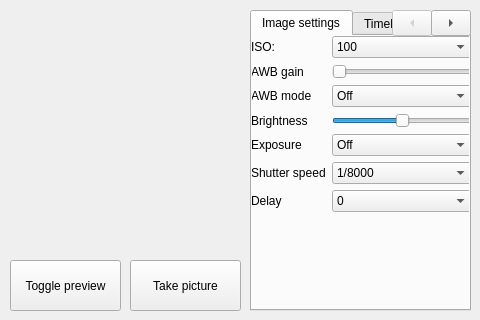
<?xml version="1.0" encoding="UTF-8"?>
<ui version="4.0">
 <class>MainWindow</class>
 <widget class="QMainWindow" name="MainWindow">
  <property name="geometry">
   <rect>
    <x>0</x>
    <y>0</y>
    <width>480</width>
    <height>320</height>
   </rect>
  </property>
  <property name="windowTitle">
   <string>MainWindow</string>
  </property>
  <widget class="QWidget" name="centralwidget">
   <widget class="QPushButton" name="btnShutter">
    <property name="geometry">
     <rect>
      <x>130</x>
      <y>260</y>
      <width>111</width>
      <height>51</height>
     </rect>
    </property>
    <property name="text">
     <string>Take picture</string>
    </property>
   </widget>
   <widget class="QPushButton" name="btnTogglePreview">
    <property name="geometry">
     <rect>
      <x>10</x>
      <y>260</y>
      <width>111</width>
      <height>51</height>
     </rect>
    </property>
    <property name="text">
     <string>Toggle preview</string>
    </property>
   </widget>
   <widget class="QTabWidget" name="tabWidget">
    <property name="geometry">
     <rect>
      <x>250</x>
      <y>10</y>
      <width>221</width>
      <height>301</height>
     </rect>
    </property>
    <property name="styleSheet">
     <string notr="true">QTabBar::scroller {width: 80px;}</string>
    </property>
    <property name="currentIndex">
     <number>0</number>
    </property>
    <property name="iconSize">
     <size>
      <width>16</width>
      <height>16</height>
     </size>
    </property>
    <property name="usesScrollButtons">
     <bool>true</bool>
    </property>
    <widget class="QWidget" name="tab_3">
     <attribute name="title">
      <string>Image settings</string>
     </attribute>
     <widget class="QWidget" name="formLayoutWidget">
      <property name="geometry">
       <rect>
        <x>-1</x>
        <y>0</y>
        <width>221</width>
        <height>271</height>
       </rect>
      </property>
      <layout class="QFormLayout" name="formLayout">
       <item row="0" column="0">
        <widget class="QLabel" name="label">
         <property name="text">
          <string>ISO:</string>
         </property>
        </widget>
       </item>
       <item row="0" column="1">
        <widget class="QComboBox" name="comboboxIso">
         <item>
          <property name="text">
           <string>100</string>
          </property>
         </item>
         <item>
          <property name="text">
           <string>200</string>
          </property>
         </item>
         <item>
          <property name="text">
           <string>320</string>
          </property>
         </item>
         <item>
          <property name="text">
           <string>400</string>
          </property>
         </item>
         <item>
          <property name="text">
           <string>500</string>
          </property>
         </item>
         <item>
          <property name="text">
           <string>640</string>
          </property>
         </item>
         <item>
          <property name="text">
           <string>800</string>
          </property>
         </item>
        </widget>
       </item>
       <item row="2" column="0">
        <widget class="QLabel" name="label_6">
         <property name="text">
          <string>AWB mode</string>
         </property>
        </widget>
       </item>
       <item row="3" column="0">
        <widget class="QLabel" name="label_3">
         <property name="text">
          <string>Brightness</string>
         </property>
        </widget>
       </item>
       <item row="4" column="0">
        <widget class="QLabel" name="label_8">
         <property name="text">
          <string>Exposure</string>
         </property>
        </widget>
       </item>
       <item row="5" column="0">
        <widget class="QLabel" name="label_2">
         <property name="text">
          <string>Shutter speed</string>
         </property>
        </widget>
       </item>
       <item row="5" column="1">
        <widget class="QComboBox" name="comboboxShutterSpeed">
         <item>
          <property name="text">
           <string>1/8000</string>
          </property>
         </item>
         <item>
          <property name="text">
           <string>1/4000</string>
          </property>
         </item>
         <item>
          <property name="text">
           <string>1/2000</string>
          </property>
         </item>
         <item>
          <property name="text">
           <string>1/1000</string>
          </property>
         </item>
         <item>
          <property name="text">
           <string>1/500</string>
          </property>
         </item>
         <item>
          <property name="text">
           <string>1/250</string>
          </property>
         </item>
         <item>
          <property name="text">
           <string>1/125</string>
          </property>
         </item>
         <item>
          <property name="text">
           <string>1/60</string>
          </property>
         </item>
         <item>
          <property name="text">
           <string>1/30</string>
          </property>
         </item>
         <item>
          <property name="text">
           <string>1/15</string>
          </property>
         </item>
         <item>
          <property name="text">
           <string>1/8</string>
          </property>
         </item>
         <item>
          <property name="text">
           <string>1/4</string>
          </property>
         </item>
         <item>
          <property name="text">
           <string>0.5</string>
          </property>
         </item>
         <item>
          <property name="text">
           <string>1</string>
          </property>
         </item>
         <item>
          <property name="text">
           <string>2</string>
          </property>
         </item>
         <item>
          <property name="text">
           <string>4</string>
          </property>
         </item>
         <item>
          <property name="text">
           <string>8</string>
          </property>
         </item>
         <item>
          <property name="text">
           <string>15</string>
          </property>
         </item>
         <item>
          <property name="text">
           <string>30</string>
          </property>
         </item>
        </widget>
       </item>
       <item row="6" column="0">
        <widget class="QLabel" name="label_12">
         <property name="text">
          <string>Delay</string>
         </property>
        </widget>
       </item>
       <item row="6" column="1">
        <widget class="QComboBox" name="comboboxDelay">
         <item>
          <property name="text">
           <string>0</string>
          </property>
         </item>
         <item>
          <property name="text">
           <string>2</string>
          </property>
         </item>
         <item>
          <property name="text">
           <string>10</string>
          </property>
         </item>
        </widget>
       </item>
       <item row="2" column="1">
        <widget class="QComboBox" name="comboboxAwbMode">
         <item>
          <property name="text">
           <string>Off</string>
          </property>
         </item>
         <item>
          <property name="text">
           <string>Auto</string>
          </property>
         </item>
         <item>
          <property name="text">
           <string>Sunlight</string>
          </property>
         </item>
         <item>
          <property name="text">
           <string>Cloudy</string>
          </property>
         </item>
         <item>
          <property name="text">
           <string>Shade</string>
          </property>
         </item>
         <item>
          <property name="text">
           <string>Tungsten</string>
          </property>
         </item>
         <item>
          <property name="text">
           <string>Fluorescent</string>
          </property>
         </item>
         <item>
          <property name="text">
           <string>Incandescent</string>
          </property>
         </item>
         <item>
          <property name="text">
           <string>Flash</string>
          </property>
         </item>
         <item>
          <property name="text">
           <string>Horizon</string>
          </property>
         </item>
        </widget>
       </item>
       <item row="1" column="0">
        <widget class="QLabel" name="label_14">
         <property name="text">
          <string>AWB gain</string>
         </property>
        </widget>
       </item>
       <item row="1" column="1">
        <widget class="QSlider" name="sliderAwbGain">
         <property name="maximum">
          <number>80</number>
         </property>
         <property name="orientation">
          <enum>Qt::Horizontal</enum>
         </property>
         <property name="tickPosition">
          <enum>QSlider::NoTicks</enum>
         </property>
         <property name="tickInterval">
          <number>0</number>
         </property>
        </widget>
       </item>
       <item row="3" column="1">
        <widget class="QSlider" name="sliderBrightness">
         <property name="value">
          <number>50</number>
         </property>
         <property name="orientation">
          <enum>Qt::Horizontal</enum>
         </property>
        </widget>
       </item>
       <item row="4" column="1">
        <widget class="QComboBox" name="comboboxExposure">
         <item>
          <property name="text">
           <string>Off</string>
          </property>
         </item>
         <item>
          <property name="text">
           <string>Auto</string>
          </property>
         </item>
         <item>
          <property name="text">
           <string>Night</string>
          </property>
         </item>
         <item>
          <property name="text">
           <string>Nightpreview</string>
          </property>
         </item>
         <item>
          <property name="text">
           <string>Backlight</string>
          </property>
         </item>
         <item>
          <property name="text">
           <string>Spotlight</string>
          </property>
         </item>
         <item>
          <property name="text">
           <string>Sports</string>
          </property>
         </item>
         <item>
          <property name="text">
           <string>Snow</string>
          </property>
         </item>
         <item>
          <property name="text">
           <string>Beach</string>
          </property>
         </item>
         <item>
          <property name="text">
           <string>Veryling</string>
          </property>
         </item>
         <item>
          <property name="text">
           <string>Fixedfps</string>
          </property>
         </item>
         <item>
          <property name="text">
           <string>Antishake</string>
          </property>
         </item>
         <item>
          <property name="text">
           <string>Fireworks</string>
          </property>
         </item>
        </widget>
       </item>
      </layout>
     </widget>
    </widget>
    <widget class="QWidget" name="tab_4">
     <attribute name="title">
      <string>Timelapse</string>
     </attribute>
     <widget class="QWidget" name="formLayoutWidget_2">
      <property name="geometry">
       <rect>
        <x>0</x>
        <y>0</y>
        <width>211</width>
        <height>271</height>
       </rect>
      </property>
      <layout class="QFormLayout" name="formLayout_2">
       <item row="0" column="0">
        <widget class="QLabel" name="label_4">
         <property name="text">
          <string>Delay between</string>
         </property>
        </widget>
       </item>
       <item row="0" column="1">
        <widget class="QSpinBox" name="spinboxTimelapseDelay"/>
       </item>
       <item row="1" column="0">
        <widget class="QLabel" name="label_5">
         <property name="text">
          <string># of pictures</string>
         </property>
        </widget>
       </item>
       <item row="1" column="1">
        <widget class="QSpinBox" name="spinboxTimelapseCount">
         <property name="minimum">
          <number>1</number>
         </property>
        </widget>
       </item>
      </layout>
     </widget>
    </widget>
    <widget class="QWidget" name="tab">
     <attribute name="title">
      <string>Other</string>
     </attribute>
     <widget class="QWidget" name="verticalLayoutWidget">
      <property name="geometry">
       <rect>
        <x>0</x>
        <y>0</y>
        <width>211</width>
        <height>271</height>
       </rect>
      </property>
      <layout class="QVBoxLayout" name="verticalLayout">
       <item>
        <widget class="QCheckBox" name="checkboxLed">
         <property name="text">
          <string>Led </string>
         </property>
        </widget>
       </item>
       <item>
        <widget class="QCheckBox" name="checkboxDenoise">
         <property name="text">
          <string>Denoise</string>
         </property>
        </widget>
       </item>
       <item>
        <widget class="QPushButton" name="buttonMaxFps">
         <property name="text">
          <string>Force Max FPS</string>
         </property>
        </widget>
       </item>
       <item>
        <layout class="QFormLayout" name="formLayout_3">
         <item row="0" column="0">
          <widget class="QLabel" name="label_13">
           <property name="text">
            <string>Image format:</string>
           </property>
          </widget>
         </item>
         <item row="0" column="1">
          <widget class="QComboBox" name="comboboxImageFormat">
           <item>
            <property name="text">
             <string>JPEG</string>
            </property>
           </item>
           <item>
            <property name="text">
             <string>PNG</string>
            </property>
           </item>
           <item>
            <property name="text">
             <string>GIF</string>
            </property>
           </item>
           <item>
            <property name="text">
             <string>BMP</string>
            </property>
           </item>
           <item>
            <property name="text">
             <string>YUV</string>
            </property>
           </item>
           <item>
            <property name="text">
             <string>RGB</string>
            </property>
           </item>
           <item>
            <property name="text">
             <string>RGBA</string>
            </property>
           </item>
           <item>
            <property name="text">
             <string>BGR</string>
            </property>
           </item>
           <item>
            <property name="text">
             <string>BGRA</string>
            </property>
           </item>
          </widget>
         </item>
         <item row="1" column="0">
          <widget class="QLabel" name="label_11">
           <property name="text">
            <string>Sharpness</string>
           </property>
          </widget>
         </item>
         <item row="2" column="0">
          <widget class="QLabel" name="label_10">
           <property name="text">
            <string>Saturation</string>
           </property>
          </widget>
         </item>
         <item row="3" column="0">
          <widget class="QLabel" name="label_9">
           <property name="text">
            <string>Meter mode</string>
           </property>
          </widget>
         </item>
         <item row="4" column="0">
          <widget class="QLabel" name="label_7">
           <property name="text">
            <string>Contrast</string>
           </property>
          </widget>
         </item>
         <item row="4" column="1">
          <widget class="QSlider" name="sliderContrast">
           <property name="minimum">
            <number>-100</number>
           </property>
           <property name="maximum">
            <number>100</number>
           </property>
           <property name="orientation">
            <enum>Qt::Horizontal</enum>
           </property>
          </widget>
         </item>
         <item row="5" column="0">
          <widget class="QLabel" name="label_15">
           <property name="text">
            <string>DRC strength</string>
           </property>
          </widget>
         </item>
         <item row="5" column="1">
          <widget class="QComboBox" name="comboboxDrc">
           <item>
            <property name="text">
             <string>Off</string>
            </property>
           </item>
           <item>
            <property name="text">
             <string>Low</string>
            </property>
           </item>
           <item>
            <property name="text">
             <string>Medium</string>
            </property>
           </item>
           <item>
            <property name="text">
             <string>High</string>
            </property>
           </item>
          </widget>
         </item>
         <item row="3" column="1">
          <widget class="QComboBox" name="comboboxMetermode">
           <item>
            <property name="text">
             <string>Average</string>
            </property>
           </item>
           <item>
            <property name="text">
             <string>Spot</string>
            </property>
           </item>
           <item>
            <property name="text">
             <string>Backlit</string>
            </property>
           </item>
           <item>
            <property name="text">
             <string>Matrix</string>
            </property>
           </item>
          </widget>
         </item>
         <item row="2" column="1">
          <widget class="QSlider" name="sliderSaturation">
           <property name="minimum">
            <number>-100</number>
           </property>
           <property name="maximum">
            <number>100</number>
           </property>
           <property name="orientation">
            <enum>Qt::Horizontal</enum>
           </property>
          </widget>
         </item>
         <item row="1" column="1">
          <widget class="QSlider" name="sliderSharpness">
           <property name="minimum">
            <number>-100</number>
           </property>
           <property name="maximum">
            <number>100</number>
           </property>
           <property name="orientation">
            <enum>Qt::Horizontal</enum>
           </property>
          </widget>
         </item>
        </layout>
       </item>
      </layout>
     </widget>
    </widget>
   </widget>
   <widget class="ImgViewer" name="widgetImgViewer" native="true">
    <property name="geometry">
     <rect>
      <x>10</x>
      <y>30</y>
      <width>231</width>
      <height>211</height>
     </rect>
    </property>
   </widget>
  </widget>
 </widget>
 <customwidgets>
  <customwidget>
   <class>ImgViewer</class>
   <extends>QWidget</extends>
   <header>img_viewer.h</header>
   <container>1</container>
  </customwidget>
 </customwidgets>
 <resources/>
 <connections/>
</ui>
